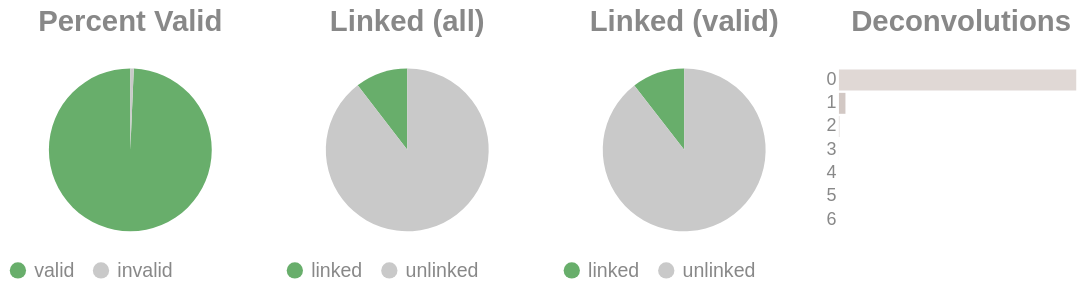

Source (notebook cell):
### Code cell
if SKIPLR:
    pass
else:
    clash = Counter()
    for i in valids['molecule'].to_list():
        _mol = i.split("-")
        if len(_mol) == 1:
            clash.update('0')
        else:
            clash.update(_mol[-1])

    _d = {"deconvolutions": [], 'count': []}
    for k,v in clash.items():
        _d['deconvolutions'].append(k)
        _d['count'].append(v)

    tot_valid = valids['reads'].sum()
    mask = valids['reads'] >= 2
    n_linked_reads = valids.filter(mask)['reads'].sum()
    if n_linked_reads == 0:
        print_html("No linked molecules (>=2 reads) were detected; skipping linked-only distributions.")
        SKIPLR = True
    else:
        perc_valid = round(tot_valid / n_reads, 4)
        linked_perc_abs = round(n_linked_reads / n_reads, 4)
        linked_perc = round(n_linked_reads / tot_valid, 4)

    _valid = pl.DataFrame({"valids": ['valid', 'invalid'], "count": [tot_valid, n_reads - tot_valid]})
    _linked_abs = pl.DataFrame({"linked (absolute)": ['linked', 'unlinked'], "count": [n_linked_reads, n_reads - n_linked_reads]})
    _linked_rel = pl.DataFrame({"linked (valids)": ['linked', 'unlinked'], "count": [n_linked_reads, tot_valid - n_linked_reads]})

    (
        alt.hconcat(
            piechart(_valid, goodval = 'valid', title = "Percent Valid"),
            piechart(_linked_abs, goodval = "linked", title =  "Linked (all)"),
            piechart(_linked_rel, goodval = "linked", title =  "Linked (valid)"),
            convolutionbar(pl.DataFrame(_d), title = "Deconvolutions"),
            center = True,
            bounds = 'flush'
        )
        .resolve_scale(color='independent')
        .resolve_legend('independent')
        .properties(usermeta={'embedOptions': {"actions": False}})
    ).display()

### Figure 1 — Vega-Lite specification as saved in the notebook (floating-point values rounded to 4 significant figures)
{"width": "container", "height": 400, "config": {"title": {"anchor": "start", "dy": -15, "fontSize": 18, "color": "#888888", "subtitleColor": "#888888", "subtitleFontSize": 14}, "arc": {"fill": "#0072B2"}, "axis": {"domainColor": "#888888", "domainWidth": 0.5, "gridWidth": 0.2, "grid": false, "titleFontWeight": 400, "titleFontSize": 15, "labelFontSize": 11, "labelColor": "#888888", "tickColor": "#888888", "tickWidth": 0.2, "titleColor": "#888888"}, "axisBand": {"grid": false}, "axisX": {"grid": true, "tickSize": 10, "domainCap": "round"}, "axisY": {"domain": false, "grid": true, "tickSize": 0, "domainCap": "round"}, "background": "transparent", "header": {"labelFontSize": 15, "labelColor": "#888888", "titleFontSize": 15, "titleFontWeight": 600, "titleColor": "#888888"}, "legend": {"labelFont": "sans-serif", "labelFontSize": 12, "labelColor": "#888888", "symbolSize": 100, "symbolType": "circle", "titleFontSize": 12, "titlePadding": 10, "titleColor": "#888888", "title": null}, "range": {"category": ["#E69F00", "#56B4E9", "#009E73", "#F0E442", "#0072B2", "#D55E00", "#CC79A7", "#000000"], "diverging": ["#cfe8f3", "#a2d4ec", "#73bfe2", "#46abdb", "#1696d2", "#12719e"]}, "area": {"fill": "#0072B2", "fillOpacity": 0.7, "line": true, "strokeOpacity": 0.7}, "line": {"color": "#0072B2", "stroke": "#0072B2", "strokeWidth": 2}, "trail": {"color": "#0072B2", "stroke": "#0072B2", "strokeWidth": 0, "size": 1}, "point": {"filled": true, "fillOpacity": 1.0, "size": 95}, "text": {"color": "#888888", "fontSize": 11, "align": "right", "fontWeight": 400, "size": 11}, "bar": {"fill": "#0072B2", "stroke": null}, "view": {"stroke": null, "continuousWidth": 660, "continuousHeight": 400}}, "hconcat": [{"data": {"name": "data-cc076c15847bf2f46ab235c6a0abd17a"}, "mark": {"type": "arc"}, "encoding": {"color": {"field": "valids", "legend": {"orient": "bottom", "title": null}, "scale": {"domain": ["valid", "invalid"], "range": ["#68ae6b", "#C9C9C9"]}, "title": "Valids", "type": "nominal"}, "theta": {"field": "count", "type": "quantitative"}, "tooltip": [{"field": "valids", "title": "Valids", "type": "ordinal"}, {"field": "percent", "format": ".2%", "title": "Percent", "type": "quantitative"}, {"field": "count", "title": "Count", "type": "quantitative"}]}, "height": 100, "title": {"text": "Percent Valid", "align": "center", "anchor": "middle"}, "transform": [{"calculate": "datum.count / 3197189", "as": "percent"}], "width": 150}, {"data": {"name": "data-cef77c3b1a96d0a618f5b0f05e835d7e"}, "mark": {"type": "arc"}, "encoding": {"color": {"field": "linked (absolute)", "legend": {"orient": "bottom", "title": null}, "scale": {"domain": ["linked", "unlinked"], "range": ["#68ae6b", "#C9C9C9"]}, "title": "Linked (Absolute)", "type": "nominal"}, "theta": {"field": "count", "type": "quantitative"}, "tooltip": [{"field": "linked (absolute)", "title": "Linked (Absolute)", "type": "ordinal"}, {"field": "percent", "format": ".2%", "title": "Percent", "type": "quantitative"}, {"field": "count", "title": "Count", "type": "quantitative"}]}, "height": 100, "title": {"text": "Linked (all)", "align": "center", "anchor": "middle"}, "transform": [{"calculate": "datum.count / 3197189", "as": "percent"}], "width": 150}, {"data": {"name": "data-14a9d23c55bf86f6489ac92b4a2ee9a4"}, "mark": {"type": "arc"}, "encoding": {"color": {"field": "linked (valids)", "legend": {"orient": "bottom", "title": null}, "scale": {"domain": ["linked", "unlinked"], "range": ["#68ae6b", "#C9C9C9"]}, "title": "Linked (Valids)", "type": "nominal"}, "theta": {"field": "count", "type": "quantitative"}, "tooltip": [{"field": "linked (valids)", "title": "Linked (Valids)", "type": "ordinal"}, {"field": "percent", "format": ".2%", "title": "Percent", "type": "quantitative"}, {"field": "count", "title": "Count", "type": "quantitative"}]}, "height": 100, "title": {"text": "Linked (valid)", "align": "center", "anchor": "middle"}, "transform": [{"calculate": "datum.count / 3175450", "as": "percent"}], "width": 150}, {"data": {"name": "data-b5be303123fa0d456080844e77a4349e"}, "mark": {"type": "bar"}, "encoding": {"color": {"field": "deconvolutions", "legend": null, "scale": {"scheme": "lightgreyred"}, "type": "nominal"}, "tooltip": [{"field": "deconvolutions", "title": "Deconvolutions", "type": "ordinal"}, {"field": "percent", "format": ".2%", "title": "Percent", "type": "quantitative"}, {"field": "count", "title": "Count", "type": "quantitative"}], "x": {"axis": null, "field": "count", "type": "quantitative"}, "y": {"field": "deconvolutions", "sort": "ascending", "title": null, "type": "nominal"}}, "height": 100, "title": {"text": "Deconvolutions", "align": "center", "anchor": "middle"}, "transform": [{"calculate": "datum.count / 2998052", "as": "percent"}], "width": 150}], "bounds": "flush", "center": true, "resolve": {"legend": {"angle": "independent"}, "scale": {"color": "independent"}}, "usermeta": {"embedOptions": {"actions": false}}, "$schema": "https://vega.github.io/schema/vega-lite/v6.1.0.json", "datasets": {"data-cc076c15847bf2f46ab235c6a0abd17a": [{"valids": "valid", "count": 3175450}, {"valids": "invalid", "count": 21739}], "data-cef77c3b1a96d0a618f5b0f05e835d7e": [{"linked (absolute)": "linked", "count": 333117}, {"linked (absolute)": "unlinked", "count": 2864072}], "data-14a9d23c55bf86f6489ac92b4a2ee9a4": [{"linked (valids)": "linked", "count": 333117}, {"linked (valids)": "unlinked", "count": 2842333}], "data-b5be303123fa0d456080844e77a4349e": [{"deconvolutions": "0", "count": 2913498}, {"deconvolutions": "1", "count": 79994}, {"deconvolutions": "2", "count": 4204}, {"deconvolutions": "3", "count": 314}, {"deconvolutions": "4", "count": 33}, {"deconvolutions": "5", "count": 8}, {"deconvolutions": "6", "count": 1}]}}
